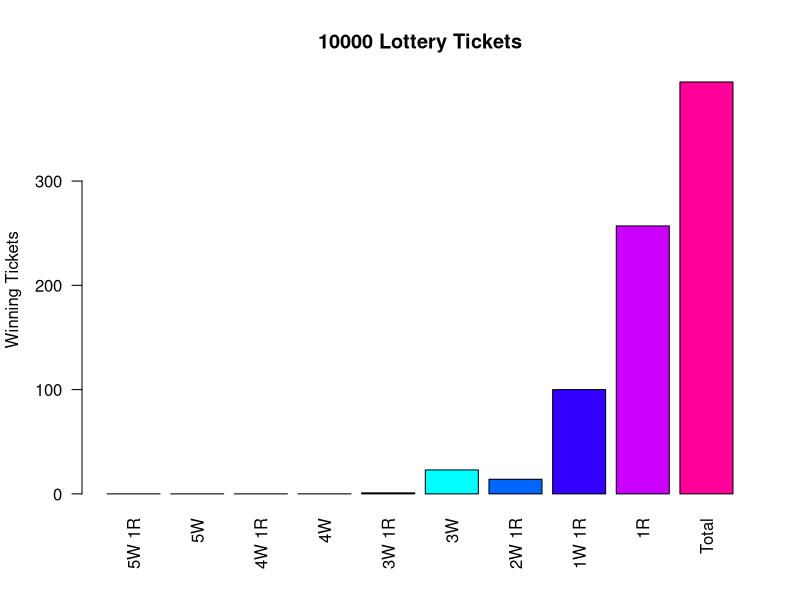
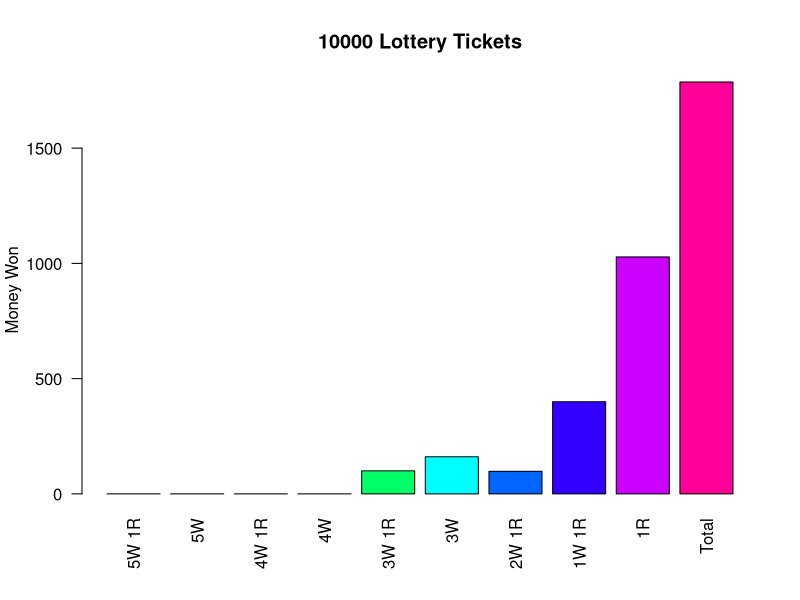
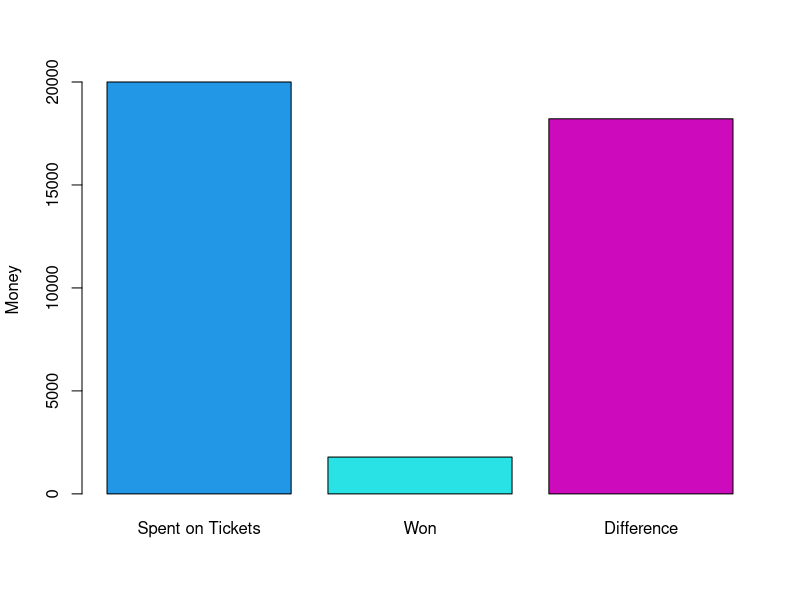

The R source for these figures, in order:
## ---- chunk 1
n=as.integer(10000) ## Change the amount of tickets bought here

## ---- chunk 2
GRANDPRIZE=as.integer(60000000) #Change grand prize here
## ---- chunk 3
winning.ticket=c(sort(sample(69,5)),sample(26,1))
winning.ticket
ticket=NULL
ticket=list(ticket)

powerball=rep(1:26,ceiling(n/26)+1)
#for (i in 1:n){ 
#  ticket[[i]]= c(sort(sample(69,5)),powerball[i])
#}
for (i in 1:n){ 
  ticket[[i]]= c(sort(sample(69,5)),sample(26,1))
}
sum.5w.1r=0
sum.5w=0
sum.4w.1r=0
sum.4w=0
sum.3w.1r=0
sum.3w=0
sum.2w.1r=0
sum.1w.1r=0
sum.1r=0
win.ticket=NULL
win.ticket=list(win.ticket)
for(i in 1:n){
if (sum(ticket[[i]]==winning.ticket)==6){
      sum.5w.1r=sum.5w.1r+1
    win.ticket[[i]]=ticket[[i]]}
    else if(sum(ticket[[i]][1:5]==winning.ticket[1:5])==5){
      sum.5w=sum.5w+1
    win.ticket[[i]]=ticket[[i]]}
    else if(sum(ticket[[i]][1:5]%in%winning.ticket[1:5])==4 && sum(ticket[[i]][6]==winning.ticket[6])==1){
      sum.4w.1r=sum.4w.1r+1
    win.ticket[[i]]=ticket[[i]]}
    else if(sum(ticket[[i]][1:5]%in%winning.ticket[1:5])==4){
      sum.4w=sum.4w+1
    win.ticket[[i]]=ticket[[i]]}
    else if(sum(ticket[[i]][1:5]%in%winning.ticket[1:5])==3 && sum(ticket[[i]][6]==winning.ticket[6])==1){
      sum.3w.1r=sum.3w.1r+1
    win.ticket[[i]]=ticket[[i]]}
    else if(sum(ticket[[i]][1:5]%in%winning.ticket[1:5])==3){
      sum.3w=sum.3w+1
    win.ticket[[i]]=ticket[[i]]}
    else if(sum(ticket[[i]][1:5]%in%winning.ticket[1:5])==2 && sum(ticket[[i]][6]==winning.ticket[6])==1){
      sum.2w.1r=sum.2w.1r+1
    win.ticket[[i]]=ticket[[i]]}
    else if(sum(ticket[[i]][1:5]%in%winning.ticket[1:5])==1 && sum(ticket[[i]][6]==winning.ticket[6])==1){
      sum.1w.1r=sum.1w.1r+1
    win.ticket[[i]]=ticket[[i]]}
    else if(sum(ticket[[i]][6]==winning.ticket[6])==1){
      sum.1r=sum.1r+1
    win.ticket[[i]]=ticket[[i]]
    }
}
win.ticket=split(unlist(win.ticket), ceiling(seq_along(unlist(win.ticket))/6))
winnings=sum.5w.1r*GRANDPRIZE+sum.5w*1000000+sum.4w.1r*50000+sum.4w*100+sum.3w.1r*100+sum.3w*7+sum.2w.1r*7+sum.1w.1r*4+sum.1r*4
## ---- chunk 4
 ## **Winning Tickets** 
for(i in 1:length(win.ticket)){
  if (sum(win.ticket[[i]]==winning.ticket)==6)
    print(paste(win.ticket[i],"5 Whites + Powerball Matched ($Grand Prize)"))
  
  else if(sum(win.ticket[[i]][1:5]==winning.ticket[1:5])==5)
    print(paste(win.ticket[i],"5 Whites Matched ($1,000,000"))
  
  else if(sum(win.ticket[[i]]%in%winning.ticket[1:5])==4 && sum(ticket[[i]][6]==winning.ticket[6])==1)
    print(paste(win.ticket[i],"4 Whites + Powerball Matched ($50,000)"))
  
  else if(sum(win.ticket[[i]][1:5]%in%winning.ticket[1:5])==4)
    print(paste(win.ticket[i],"4 Whites Matched ($100)"))
    
  else if(sum(win.ticket[[i]][1:5]%in%winning.ticket[1:5])==3 && sum(ticket[[i]][6]==winning.ticket[6])==1)
    print(paste(win.ticket[i],"3 Whites + Powerball Matched ($100)"))
  
else if(sum(win.ticket[[i]][1:5]%in%winning.ticket[1:5])==2 && sum(ticket[[i]][6]==winning.ticket[6])==1)
    print(paste(win.ticket[i],"2 Whites + Powerball Matched ($7)"))  
    
  else if(sum(win.ticket[[i]][1:5]%in%winning.ticket[1:5])==3)
    print(paste(win.ticket[i],"3 Whites Matched ($7)"))
    
  else if(sum(win.ticket[[i]][1:5]%in%winning.ticket[1:5])==1 && sum(ticket[[i]][6]==winning.ticket[6])==1)
    print(paste(win.ticket[i],"1 White + Powerball Matched ($4)"))
    
  else if(sum(win.ticket[[i]][6]==winning.ticket[6])==1)
    print(paste(win.ticket[i],"Power Ball Matched ($4)"))
}
## ---- chunk 5
win.ticket2=win.ticket
for(i in 1:length(win.ticket2)){
  if (sum(win.ticket2[[i]]==winning.ticket)==6)
    win.ticket2[[i]][7]=9+100
  else if(sum(win.ticket2[[i]][1:5]==winning.ticket[1:5])==5)
    win.ticket2[[i]][7]=8+100  
  else if(sum(win.ticket2[[i]]%in%winning.ticket[1:5])==4 && sum(win.ticket2[[i]][6]==winning.ticket[6])==1)
    win.ticket2[[i]][7]=7+100
  else if(sum(win.ticket2[[i]][1:5]%in%winning.ticket[1:5])==4)
    win.ticket2[[i]][7]=6+100
  else if(sum(win.ticket2[[i]][1:5]%in%winning.ticket[1:5])==3 && sum(win.ticket2[[i]][6]==winning.ticket[6])==1)
    win.ticket2[[i]][7]=5+100
  else if(sum(win.ticket2[[i]][1:5]%in%winning.ticket[1:5])==3)
    win.ticket2[[i]][7]=3+100
  else if(sum(win.ticket2[[i]][1:5]%in%winning.ticket[1:5])==2 && sum(win.ticket2[[i]][6]==winning.ticket[6])==1)
    win.ticket2[[i]][7]=4+100
  else if(sum(win.ticket2[[i]][1:5]%in%winning.ticket[1:5])==1 && sum(win.ticket2[[i]][6]==winning.ticket[6])==1)
    win.ticket2[[i]][7]=2+100
  else if(sum(win.ticket2[[i]][6]==winning.ticket[6])==1)
    win.ticket2[[i]][7]=1+100
}
po=unlist(win.ticket2)
names(po)=NULL
best.ticket=which(po[seq(7,length(win.ticket2)*7,by=7)]==max(po[seq(7,length(win.ticket2)*7,by=7)]))[1]

best.ticket=win.ticket[[best.ticket]]
la=TRUE
while(la){
       if (sum(best.ticket==winning.ticket)==6){
    print(cat(best.ticket,"     5 Whites + Powerball Matched ($Grand Prize)"))
         print(break)
       }
       if(sum(best.ticket[1:5]==winning.ticket[1:5])==5){ 
    print(cat(best.ticket,"     5 Whites Matched ($1,000,000"))
         print(break)
       }
       if(sum(best.ticket%in%winning.ticket[1:5])==4 && sum(best.ticket[6]==winning.ticket[6])==1){ 
    print(cat(best.ticket,"     4 Whites + Powerball Matched ($50,000)"))
         print(break)
       }
       if(sum(best.ticket[1:5]%in%winning.ticket[1:5])==4){ 
    print(cat(best.ticket,"     4 Whites Matched ($100)"))
         print(break)
       }
       if(sum(best.ticket[1:5]%in%winning.ticket[1:5])==3 && sum(best.ticket[6]==winning.ticket[6])==1){ 
    print(cat(best.ticket,"     3 Whites + Powerball Matched ($100)"))
         print(break)
       }
       if(sum(best.ticket[1:5]%in%winning.ticket[1:5])==2 && sum(best.ticket[6]==winning.ticket[6])==1){ 
    print(cat(best.ticket,"     2 Whites + Powerball Matched ($7)"))
         print(break)
       }
       if(sum(best.ticket[1:5]%in%winning.ticket[1:5])==3){
          cat(best.ticket,"     3 Whites Matched ($7)")
         print(break)
       }
       if(sum(best.ticket[1:5]%in%winning.ticket[1:5])==1 && sum(best.ticket[6]==winning.ticket[6])==1){ 
    print(cat(best.ticket,"     1 White + Powerball Matched ($4)"))
         print(break)
       }
       if(sum(best.ticket[6]==winning.ticket[6])==1){ 
    print(cat(best.ticket,"     Power Ball Matched ($4)"))
         print(break)
         
       }
  
}
## ---- chunk 6
x=c(sum.5w.1r,sum.5w,sum.4w.1r,sum.4w,sum.3w.1r,sum.3w,sum.2w.1r,sum.1w.1r,sum.1r,length(win.ticket))
barplot(x,las=2,names.arg=c("5W 1R","5W","4W 1R","4W","3W 1R","3W","2W 1R","1W 1R","  1R","Total"),col=rainbow(10),main=paste(n,"Lottery Tickets"),ylab="Winning Tickets")

## ---- chunk 7
y=c("Grand Prize","1,000,000","50,000","100","100","7","7","4","4","Total")


x=c(sum.5w.1r*GRANDPRIZE, sum.5w*1000000, sum.4w.1r*50000, sum.4w*100,sum.3w.1r*100, sum.3w*7, sum.2w.1r*7, sum.1w.1r*4, sum.1r*4,winnings)
barplot(x,las=2,names.arg=c("5W 1R","5W","4W 1R","4W","3W 1R","3W","2W 1R","1W 1R","1R","Total"),col=rainbow(10),main=paste(n,"Lottery Tickets"),ylab="Money Won")


## ---- chunk 8
barplot(c(2*n,winnings,abs(2*n-winnings)),col=c(44:46),names.arg=c("Spent on Tickets","Won","Difference"),ylab="Money")
## ---- chunk 9
cat(  " You spent $", as.integer(2*n),"and won $", as.integer(winnings),"", "\n",
      as.integer(length(win.ticket)), "out of", n , "tickets were winners.","\n",
      "You lost $", (2*n)-winnings,"(if negative you won!!).","\n","\n",
      "You got 5 White + Powerball   ", sum.5w.1r, "time(s).","\n",
      "You got 5 White               ", sum.5w, "time(s).","\n",
      "You got 4 White + Powerball   ", sum.4w.1r, "time(s).","\n",
      "You got 4 White               ", sum.4w, "time(s),","\n",
      "You got 3 White + Powerball   ", sum.3w.1r, "time(s).","\n",
      "You got 3 White               ", sum.3w, "time(s),","\n",
      "You got 2 White + Powerball   ", sum.2w.1r, "time(s).","\n",
      "You got 1 White + Powerball   ", sum.1w.1r, "time(s).","\n",
      "You got Powerball             ", sum.1r, "time(s)."
      )
## ---- chunk 10
win.ticket
